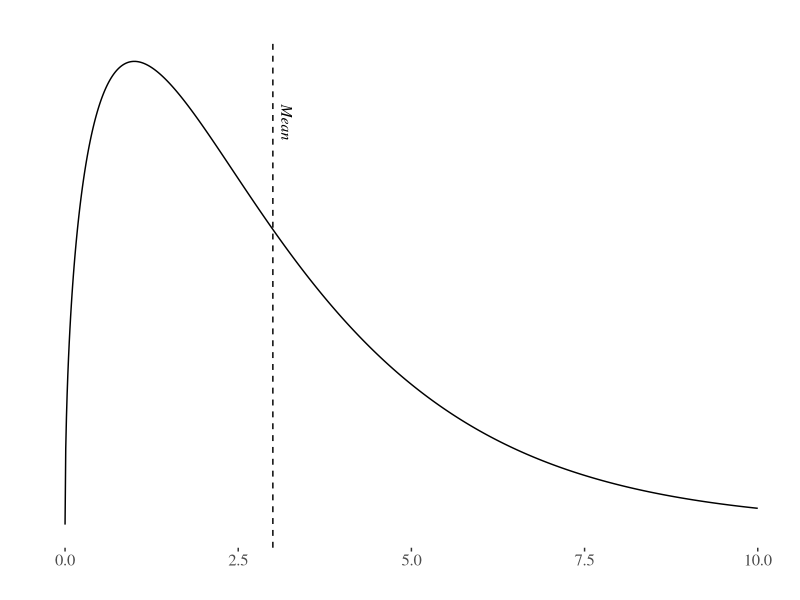
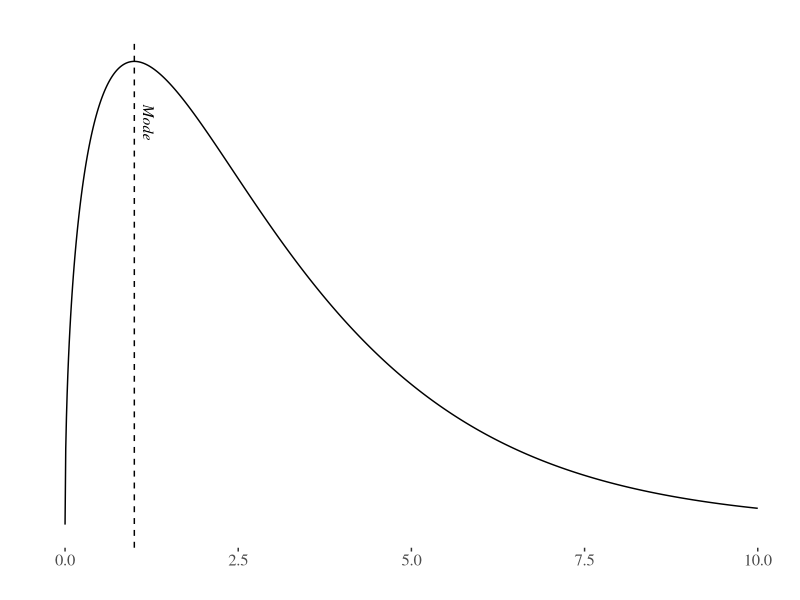
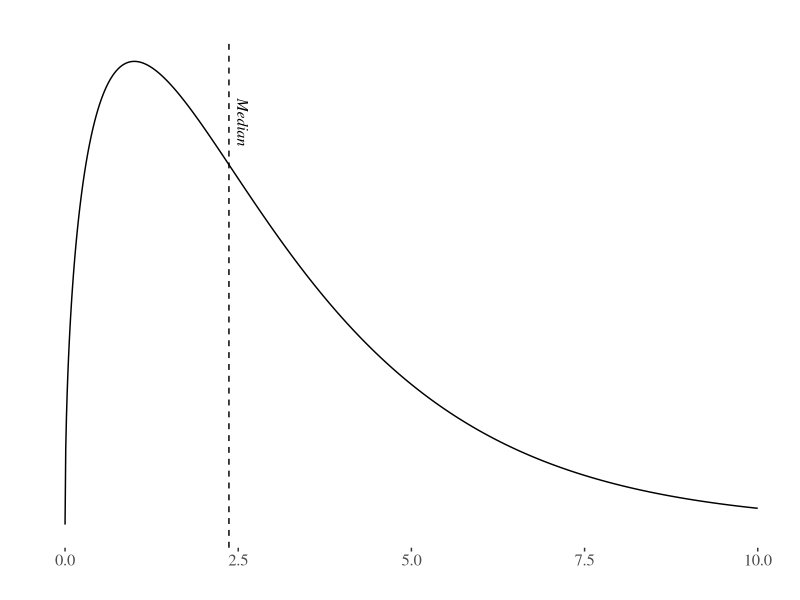
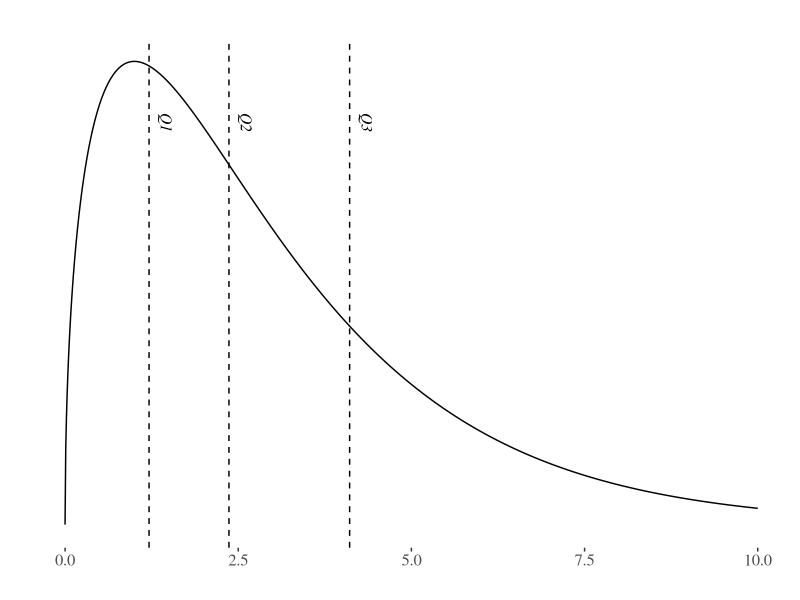

Generate these figures, in order, with R:
## ---- chunk 1
library(tufte)
# invalidate cache when the tufte version changes
knitr::opts_chunk$set(cache.extra = packageVersion('tufte'),
                      fig.height = 4)
options(htmltools.dir.version = FALSE)
library(tidyverse)
library(ggthemes)
library(knitr)
## ---- chunk 2
df=3
mean = df
median <- qchisq(p = 0.5,df = df)
mode <- df-2

ggplot(data = data.frame(x = c(0, 10)), aes(x)) +
  stat_function(fun = dchisq, n = 1000, args = list(df=df)) + 
  labs(x='',y="", title = "")+
  scale_y_continuous(breaks = NULL)+
  geom_vline(xintercept = mean,linetype = "dashed")+
  annotate("text", y = 0.21, x = mean + 0.2,
           label = paste0("Mean"),
           size = 4,
           angle = 270,family = "serif", fontface = "italic")+
  theme_tufte()+
  theme(text = element_text(size = 15))
  
## ---- chunk 3
df=3
mean = df
median <- qchisq(p = 0.5,df = df)
mode <- df-2

ggplot(data = data.frame(x = c(0, 10)), aes(x)) +
  stat_function(fun = dchisq, n = 1000, args = list(df=df)) + 
  labs(x='',y="", title = "")+
  scale_y_continuous(breaks = NULL)+
  geom_vline(xintercept = mode,linetype = "dashed")+
  annotate("text", y = 0.21, x = mode + 0.2,
           label = paste0("Mode"),
           size = 4,
           angle = 270,family = "serif", fontface = "italic")+
  theme_tufte()+
  theme(text = element_text(size = 15))
  
## ---- chunk 4
df=3
mean = df
median <- qchisq(p = 0.5,df = df)
mode <- df-2

ggplot(data = data.frame(x = c(0, 10)), aes(x)) +
  stat_function(fun = dchisq, n = 1000, args = list(df=df)) + 
  labs(x='',y="", title = "")+
  scale_y_continuous(breaks = NULL)+
  geom_vline(xintercept = median,linetype = "dashed")+
  annotate("text", y = 0.21, x = median + 0.2,
           label = paste0("Median"),
           size = 4,
           angle = 270,family = "serif", fontface = "italic")+
  theme_tufte()+
  theme(text = element_text(size = 15))
  
## ---- chunk 5
df=3
q1 <- qchisq(p = 0.25,df = df)
q2 <- qchisq(p = 0.5,df = df)
q3 <- qchisq(p = 0.75,df = df)


ggplot(data = data.frame(x = c(0, 10)), aes(x)) +
  stat_function(fun = dchisq, n = 1000, args = list(df=df)) + 
  labs(x='',y="", title = "")+
  scale_y_continuous(breaks = NULL)+
  geom_vline(xintercept = q1,linetype = "dashed")+
  geom_vline(xintercept = q2,linetype = "dashed")+
  geom_vline(xintercept = q3,linetype = "dashed")+
  annotate("text", y = 0.21, x = q1 + 0.25,
           label = paste0("Q1"),
           size = 4,
           angle = 270,family = "serif", fontface = "italic")+
  annotate("text", y = 0.21, x = q2 + 0.25,
           label = paste0("Q2"),
           size = 4,
           angle = 270,family = "serif", fontface = "italic")+
  annotate("text", y = 0.21, x = q3 + 0.25,
           label = paste0("Q3"),
           size = 4,
           angle = 270,family = "serif", fontface = "italic")+
  theme_tufte()+
  theme(text = element_text(size = 15))
  
## ---- chunk 6
library(kableExtra)

table <- tibble("**Decision**" = c("Reject $H_{0}$","Do Not Reject $H_{0}$"),"$H_{0}$" = c("Type I Error","Correct"),"$H_{1}$" = c("Correct","Type II Error"))


kbl(table,escape = FALSE,format = "markdown") 


# knitr::kable(table,escape = FALSE)  %>% 
#   kable_classic(full_width = F, position = "left",
#                 html_font = "Times New Roman", font_size = 20) %>% 
#   add_header_above(c(" ", "**Truth**" = 2)) %>% 
#   footnote(general="[@jamesIntroductionStatisticalLearning2013]",
#             general_title = "Source:",
#            title_format = c("italic"),
#            footnote_as_chunk = T)
